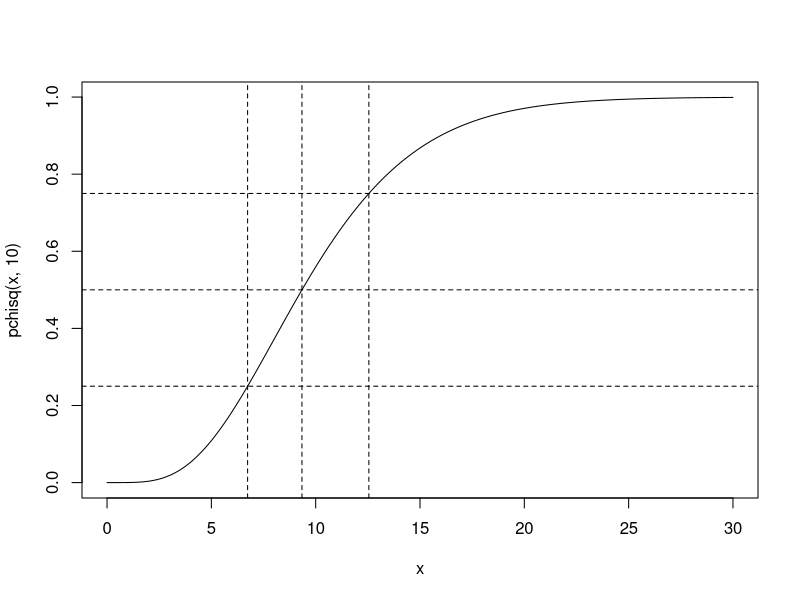

This chart was generated by the following R code:
#
# Title:
#   Ejercicios Computación Estadística - Hoja 5 - Ejercicio 5
#
# Author:
#   Sergio García Prado - garciparedes.me
#
# Date:
#   April 2018
#


rm(list = ls())


#
# Apartado a)
#

pchisq(8, 10) # 0.371163064820127
pchisq(10, 10, lower.tail = FALSE) # 0.440493285065212
pchisq(15, 10) - pchisq(10, 10) # 0.308431428777492


#
# Apartado b)
#
q <- c(0.25, 0.5, 0.75)
qchisq(q, 10) # 6.73720077195464 9.34181776559197 12.5488613968894
all.equal(pchisq(qchisq(q, 10), 10), q) # TRUE


#
# Apartado c)
#
x <- seq(0, 30, length = 200)
plot(x, pchisq(x, 10), type = "l")
abline(h = q, lty = 20)
abline(v = qchisq(q, 10), lty = 20)
